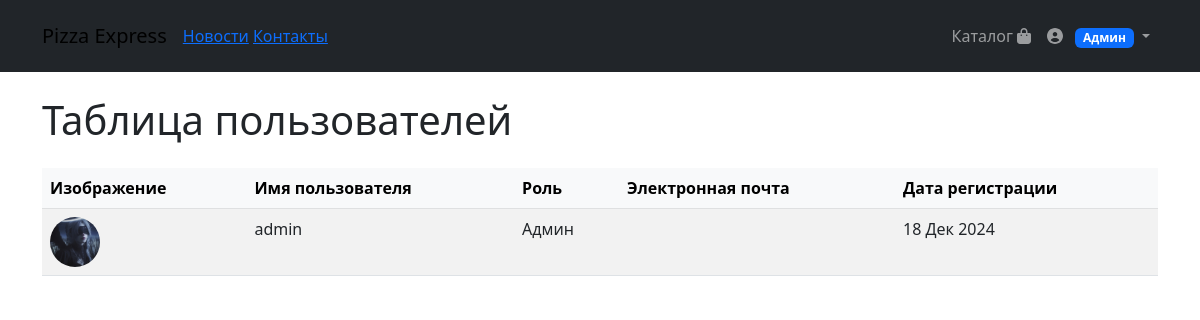
Page /users/user_list/ (signed in) on the earlier database version.
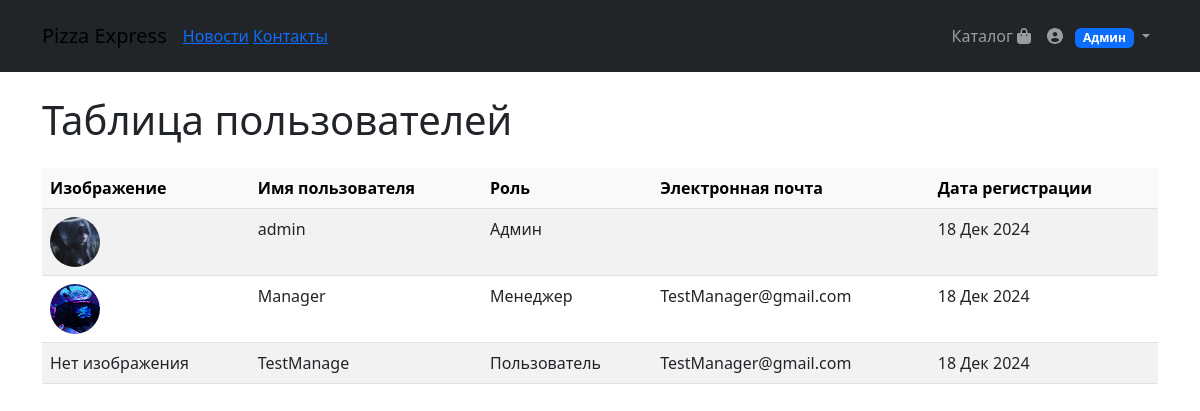
Same page on the later database version.
### users/models.py (models this page shows, shortened)
class User(AbstractUser):
    ROLE_CHOICES = (
        ('admin', 'Админ'),
        ('manager', 'Менеджер'),
        ('user', 'Пользователь'),
    )
    role = models.CharField(max_length=20, choices=ROLE_CHOICES, default='user')
    image = models.ImageField(upload_to='users_images', null=True, blank=True)

### users/views.py (the view)
# urls.py: path('user_list/', user_list, name='user_list')
@login_required
def user_list(request):
    users = User.objects.all()
    context = {
        'users': users
    }
    return render(request, 'user/user_list.html', context)

### users/templates/user/user_list.html
{% extends 'products/base.html' %} {% load static %} {% block content %}
<div class="container my-5 pt-5">
	<h1 class="mb-4">Таблица пользователей</h1>
	<div class="table-responsive">
		<table class="table table-striped table-hover">
			<thead class="table-light">
				<tr>
					<th>Изображение</th>
					<th>Имя пользователя</th>
					<th>Роль</th>
					<th>Электронная почта</th>
					<th>Дата регистрации</th>
				</tr>
			</thead>
			<tbody>
				{% for user in users %}
				<tr>
					<td>
						{% if user.image %}
						<img
							src="{{ user.image.url }}"
							alt="Изображение"
							width="50"
							height="50"
							class="rounded-circle"
						/>
						{% else %}
						<span>Нет изображения</span>
						{% endif %}
					</td>
					<td>{{ user.username }}</td>
					<td>
						{% if user.role == 'admin' %} Админ
						{% elif user.role == 'manager'%} Менеджер
						{% elif user.role == 'user' %} Пользователь
						{% else %} Неизвестно  {% endif %}
					</td>
					<td>{{ user.email }}</td>
					<td>{{ user.date_joined|date:"d M Y" }}</td>
				</tr>
				{% endfor %}
			</tbody>
		</table>
	</div>
</div>
{% endblock %}

### products/templates/products/base.html (shortened to what this page needs)
{% load static %}
<!DOCTYPE html>
<html lang="en">
	<head>
		<link
			href="https://cdn.jsdelivr.net/npm/bootstrap@5.3.0-alpha1/dist/css/bootstrap.min.css"
			rel="stylesheet"
		/>
		<link
			rel="stylesheet"
			href="https://cdnjs.cloudflare.com/ajax/libs/font-awesome/6.0.0-beta3/css/all.min.css"
		/>
		{% block css %}
			<link href="{% static 'css/main' %}" rel="stylesheet" />
		{% endblock %}
	</head>
	<body>
		<nav class="navbar navbar-expand-lg navbar-dark bg-dark fixed-top">
			<div class="container">
				<nav class="navbar">
					<a class="navbar-brand" href="{% url 'index' %}">Pizza Express</a>
					<div class="navbar-links">
						<a href="{% url 'blog:blog' %}">Новости</a>
						<a href="{% url 'products:about' %}">Контакты</a>
					</div>
				</nav>
				<div class="collapse navbar-collapse" id="navbarResponsive">
					<ul class="navbar-nav ms-auto">
						<li class="nav-item">
							<a class="nav-link" href="{% url 'products:index' %}"
								>Каталог <i class="fas fa-shopping-bag"></i
							></a>
						</li>
						{% if user.is_authenticated %}
						<li class="nav-item dropdown">
							<a
								class="nav-link dropdown-toggle"
								href="#"
								id="navbarDropdown"
								role="button"
								data-bs-toggle="dropdown"
								aria-expanded="false"
							>
								<i class="fas fa-user-circle"></i>
								<span class="badge bg-primary ms-2">
									{% if user.is_superuser %} Админ {% elif user.is_staff %}
									Сотрудник {% else %} Клиент {% endif %}
								</span>
							</a>
						</li>
						{% else %}
						<li class="nav-item">
							<a class="nav-link" href="{% url 'users:login' %}"
								>Войти <i class="fas fa-sign-in-alt"></i
							></a>
						</li>
						{% endif %}
					</ul>
				</div>
			</div>
		</nav>
		<div class="content">{% block content %}{% endblock %}</div>
	</body>
</html>

Differences in the rows shown:
added User: image (picture), username "Manager", role "Менеджер", email "TestManager@gmail.com", date_joined "18 Дек 2024"
added User: image "Нет изображения", username "TestManage", role "Пользователь", email "TestManager@gmail.com", date_joined "18 Дек 2024"
